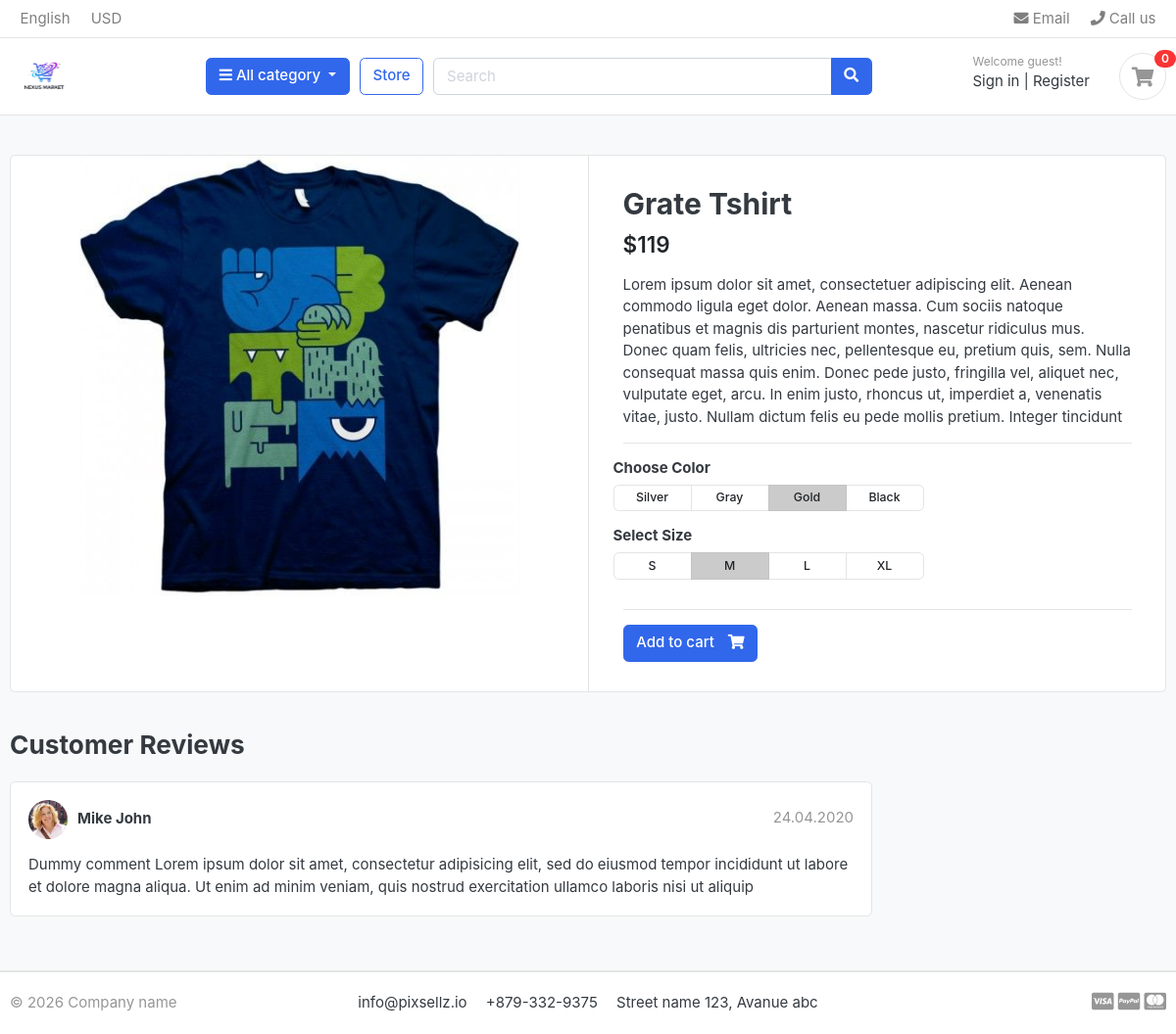
/store/t-shirt/grate-tshirt/, run on an earlier commit of the app's database.
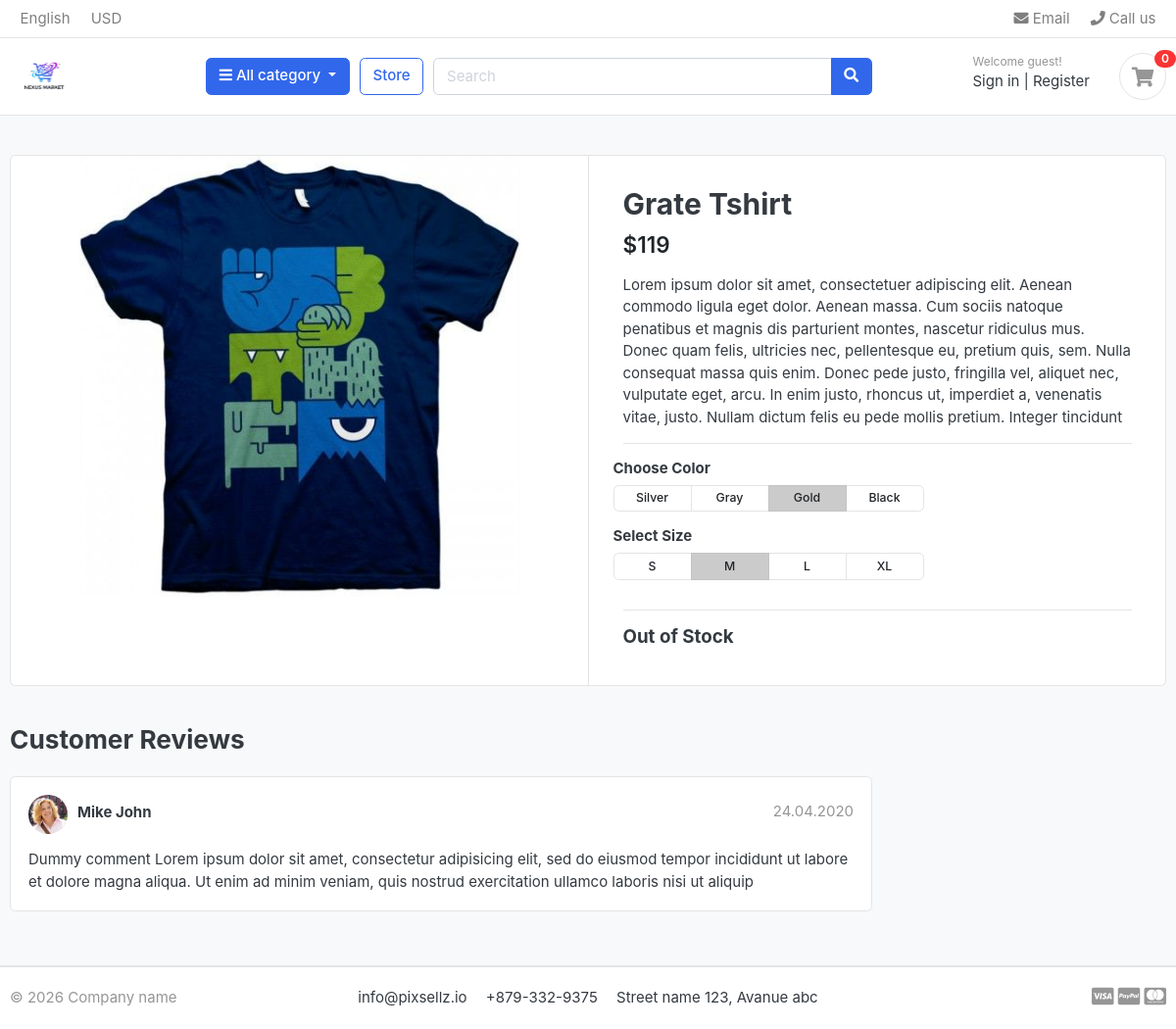
And on a later commit of the database.
### store/views.py (the view)
# urls.py: path('<slug:category_slug>/<slug:product_slug>/' , views.product_detail , name='product_detail'),
def product_detail(request , category_slug , product_slug):
    try:
        single_product = Product.objects.get(category__slug = category_slug , slug=product_slug)
    except Exception as e:
        raise e
    context = {
        'single_product' : single_product ,
    }
    return render(request , 'store/product_detail.html' , context)

### category/context_processors.py (called while the page is built)
def menu_links(request):
    links = Category.objects.all()
    return dict(links = links)

### category/models.py (called while the page is built)
    def get_url(self):
        return reverse('product_by_category' , args=[self.slug])

### templates/store/product_detail.html
{% extends "base.html" %}
{% load static %}
{% block content %}
<section class="section-content padding-y bg">
<div class="container">
<div class="card">
	<div class="row no-gutters">
		<aside class="col-md-6">
<article class="gallery-wrap">
	<div class="img-big-wrap">
	   <a href="#"><img src="{{ single_product.images.url}}"></a>
	</div>
</article>
		</aside>
		<main class="col-md-6 border-left">
<article class="content-body">
<h2 class="title">{{single_product.product_name }}</h2>
<div class="mb-3">
	<var class="price h4">${{ single_product.price }}</var>
</div>
<p> {{ single_product.description }} </p>
<hr>
	<div class="row">
		<div class="item-option-select">
			<h6>Choose Color</h6>
			<div class="btn-group btn-group-sm btn-group-toggle" data-toggle="buttons">
			  <label class="btn btn-light">
			    <input type="radio" name="radio_color"> Silver
			  </label>
			  <label class="btn btn-light">
			    <input type="radio" name="radio_color" > Gray
			  </label>
			  <label class="btn btn-light active">
			    <input type="radio" name="radio_color checked"> Gold
			  </label>
			  <label class="btn btn-light">
			    <input type="radio" name="radio_color"> Black
			  </label>
			</div>
		</div>
	</div>
	<div class="row">
		<div class="item-option-select">
			<h6>Select Size</h6>
			<div class="btn-group btn-group-sm btn-group-toggle" data-toggle="buttons">
			  <label class="btn btn-light">
			    <input type="radio" name="radio_color"> S
			  </label>
			  <label class="btn btn-light active">
			    <input type="radio" name="radio_color" checked> M
			  </label>
			  <label class="btn btn-light">
			    <input type="radio" name="radio_color"> L
			  </label>
			  <label class="btn btn-light">
			    <input type="radio" name="radio_color"> XL
			  </label>
			</div>
		</div>
	</div>
	<hr>
	{% if single_product.stock <= 0 %}
		<h5> Out of Stock </h5>
	{% else %}
		<a href="./product-detail.html" class="btn  btn-primary"> <span class="text">Add to cart</span> <i class="fas fa-shopping-cart"></i>  </a>
	{% endif %}
</article>
		</main>
	</div>
</div>
<br>
<div class="row">
			<div class="col-md-9">
	<header class="section-heading">
		<h3>Customer Reviews </h3>
	</header>
	<article class="box mb-3">
		<div class="icontext w-100">
			<img src="{% static "./images/avatars/avatar1.jpg" %}" class="img-xs icon rounded-circle">
			<div class="text">
				<span class="date text-muted float-md-right">24.04.2020 </span>
				<h6 class="mb-1">Mike John </h6>
			</div>
		</div>
		<div class="mt-3">
			<p>
				Dummy comment Lorem ipsum dolor sit amet, consectetur adipisicing elit, sed do eiusmod
				tempor incididunt ut labore et dolore magna aliqua. Ut enim ad minim veniam,
				quis nostrud exercitation ullamco laboris nisi ut aliquip
			</p>
		</div>
	</article>
	</div>
</div>
</div>
</section>
{% endblock content %}

What changed in the data, as far as the page shows it:
changed Product "Grate Tshirt": stock 500 → 0 (drawn)
Also different on the page:
text no longer shown: "Add to cart"
text now shown: "Out of Stock"
